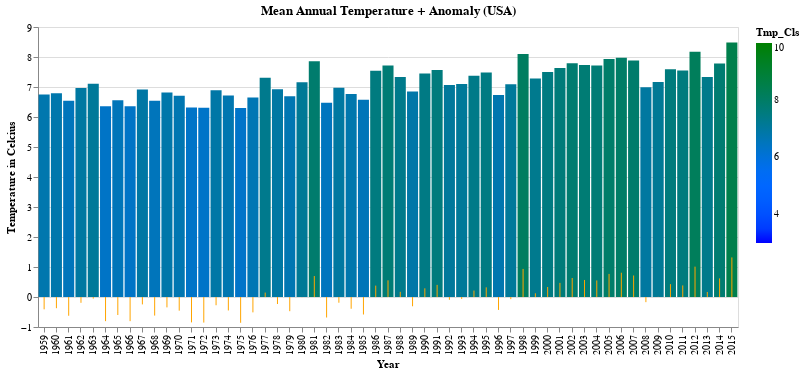

The code cell stored with this chart in its notebook:
### Code cell
# Mean annual Temperature + Anamoly for 57 years
import altair as alt
from vega_datasets import data

domain = [3,10]
range_ = ['blue', 'green']

chart1 = alt.Chart(df_merged_final).mark_bar().encode(
    x=alt.X('Year_Merge:O', title='Year'),
    y=alt.Y('Tmp_Cls:Q', title='Temperature in Celcius'),
    #color='Tmp_Cls:Q'
    color=alt.Color('Tmp_Cls:Q', scale=alt.Scale(domain=domain, range=range_))
   
).properties(
    height=300,
    width=700
)


chart2 = alt.Chart(df_merged_final).encode(
    x=alt.X('Year_Merge:O', title='Year'),
    y=alt.Y('Anamoly_TmpCls:Q', title='Temperature in Celcius'),
    
).properties(
    height=300,
    width=700
)

alt.layer(chart1.mark_bar(),chart2.mark_rule(color='orange'),title='Mean Annual Temperature + Anomaly (USA)')

### Figure 1 — Vega-Lite specification as saved in the notebook (floating-point values rounded to 4 significant figures)
{"config": {"view": {"continuousWidth": 400, "continuousHeight": 300}}, "layer": [{"mark": "bar", "encoding": {"color": {"type": "quantitative", "field": "Tmp_Cls", "scale": {"domain": [3, 10], "range": ["blue", "green"]}}, "x": {"type": "ordinal", "field": "Year_Merge", "title": "Year"}, "y": {"type": "quantitative", "field": "Tmp_Cls", "title": "Temperature in Celcius"}}, "height": 300, "width": 700}, {"mark": {"type": "rule", "color": "orange"}, "encoding": {"x": {"type": "ordinal", "field": "Year_Merge", "title": "Year"}, "y": {"type": "quantitative", "field": "Anamoly_TmpCls", "title": "Temperature in Celcius"}}, "height": 300, "width": 700}], "data": {"name": "data-bec87964546378e46fc76c89abcf4b2d"}, "title": "Mean Annual Temperature + Anomaly (USA)", "$schema": "https://vega.github.io/schema/vega-lite/v4.8.1.json", "datasets": {"data-bec87964546378e46fc76c89abcf4b2d": [{"Year_Merge": 1959, "Rnf_MM": 54.3, "Anamoly_RnfMM": -0.6888, "Tmp_Cls": 6.752, "Anamoly_TmpCls": -0.4105, "CSIRO_ASLinches": 4.358, "Anamoly_CSIRO_ASLinches": -1.939, "MLHawai_CO2ppm": 316.0, "Anamoly_CO2ppm": -35.67}, {"Year_Merge": 1960, "Rnf_MM": 52.34, "Anamoly_RnfMM": -2.641, "Tmp_Cls": 6.788, "Anamoly_TmpCls": -0.3738, "CSIRO_ASLinches": 4.504, "Anamoly_CSIRO_ASLinches": -1.793, "MLHawai_CO2ppm": 316.9, "Anamoly_CO2ppm": -34.73}, {"Year_Merge": 1961, "Rnf_MM": 56.53, "Anamoly_RnfMM": 1.543, "Tmp_Cls": 6.538, "Anamoly_TmpCls": -0.6246, "CSIRO_ASLinches": 4.748, "Anamoly_CSIRO_ASLinches": -1.549, "MLHawai_CO2ppm": 317.6, "Anamoly_CO2ppm": -34.0}, {"Year_Merge": 1962, "Rnf_MM": 51.67, "Anamoly_RnfMM": -3.312, "Tmp_Cls": 6.968, "Anamoly_TmpCls": -0.1939, "CSIRO_ASLinches": 4.543, "Anamoly_CSIRO_ASLinches": -1.754, "MLHawai_CO2ppm": 318.4, "Anamoly_CO2ppm": -33.19}, {"Year_Merge": 1963, "Rnf_MM": 48.88, "Anamoly_RnfMM": -6.1, "Tmp_Cls": 7.108, "Anamoly_TmpCls": -0.05379, "CSIRO_ASLinches": 4.48, "Anamoly_CSIRO_ASLinches": -1.817, "MLHawai_CO2ppm": 319.0, "Anamoly_CO2ppm": -32.65}, {"Year_Merge": 1964, "Rnf_MM": 53.14, "Anamoly_RnfMM": -1.84, "Tmp_Cls": 6.357, "Anamoly_TmpCls": -0.8052, "CSIRO_ASLinches": 4.169, "Anamoly_CSIRO_ASLinches": -2.128, "MLHawai_CO2ppm": 319.6, "Anamoly_CO2ppm": -32.02}, {"Year_Merge": 1965, "Rnf_MM": 54.98, "Anamoly_RnfMM": -0.007966, "Tmp_Cls": 6.562, "Anamoly_TmpCls": -0.6001, "CSIRO_ASLinches": 4.61, "Anamoly_CSIRO_ASLinches": -1.687, "MLHawai_CO2ppm": 320.0, "Anamoly_CO2ppm": -31.6}, {"Year_Merge": 1966, "Rnf_MM": 48.79, "Anamoly_RnfMM": -6.193, "Tmp_Cls": 6.357, "Anamoly_TmpCls": -0.8049, "CSIRO_ASLinches": 4.398, "Anamoly_CSIRO_ASLinches": -1.9, "MLHawai_CO2ppm": 321.4, "Anamoly_CO2ppm": -30.26}, {"Year_Merge": 1967, "Rnf_MM": 54.02, "Anamoly_RnfMM": -0.961, "Tmp_Cls": 6.916, "Anamoly_TmpCls": -0.2466, "CSIRO_ASLinches": 4.453, "Anamoly_CSIRO_ASLinches": -1.844, "MLHawai_CO2ppm": 322.2, "Anamoly_CO2ppm": -29.48}, {"Year_Merge": 1968, "Rnf_MM": 52.78, "Anamoly_RnfMM": -2.208, "Tmp_Cls": 6.543, "Anamoly_TmpCls": -0.6193, "CSIRO_ASLinches": 4.484, "Anamoly_CSIRO_ASLinches": -1.813, "MLHawai_CO2ppm": 323.0, "Anamoly_CO2ppm": -28.6}, {"Year_Merge": 1969, "Rnf_MM": 52.82, "Anamoly_RnfMM": -2.168, "Tmp_Cls": 6.816, "Anamoly_TmpCls": -0.3459, "CSIRO_ASLinches": 4.752, "Anamoly_CSIRO_ASLinches": -1.545, "MLHawai_CO2ppm": 324.6, "Anamoly_CO2ppm": -27.02}, {"Year_Merge": 1970, "Rnf_MM": 52.84, "Anamoly_RnfMM": -2.149, "Tmp_Cls": 6.707, "Anamoly_TmpCls": -0.4553, "CSIRO_ASLinches": 4.677, "Anamoly_CSIRO_ASLinches": -1.62, "MLHawai_CO2ppm": 325.7, "Anamoly_CO2ppm": -25.96}, {"Year_Merge": 1971, "Rnf_MM": 54.01, "Anamoly_RnfMM": -0.9782, "Tmp_Cls": 6.316, "Anamoly_TmpCls": -0.8466, "CSIRO_ASLinches": 4.882, "Anamoly_CSIRO_ASLinches": -1.415, "MLHawai_CO2ppm": 326.3, "Anamoly_CO2ppm": -25.32}, {"Year_Merge": 1972, "Rnf_MM": 55.37, "Anamoly_RnfMM": 0.3863, "Tmp_Cls": 6.309, "Anamoly_TmpCls": -0.8527, "CSIRO_ASLinches": 5.24, "Anamoly_CSIRO_ASLinches": -1.057, "MLHawai_CO2ppm": 327.4, "Anamoly_CO2ppm": -24.19}, {"Year_Merge": 1973, "Rnf_MM": 60.52, "Anamoly_RnfMM": 5.536, "Tmp_Cls": 6.888, "Anamoly_TmpCls": -0.2746, "CSIRO_ASLinches": 5.004, "Anamoly_CSIRO_ASLinches": -1.293, "MLHawai_CO2ppm": 329.7, "Anamoly_CO2ppm": -21.96}, {"Year_Merge": 1974, "Rnf_MM": 53.78, "Anamoly_RnfMM": -1.21, "Tmp_Cls": 6.714, "Anamoly_TmpCls": -0.4485, "CSIRO_ASLinches": 5.472, "Anamoly_CSIRO_ASLinches": -0.8248, "MLHawai_CO2ppm": 330.2, "Anamoly_CO2ppm": -21.46}, {"Year_Merge": 1975, "Rnf_MM": 57.85, "Anamoly_RnfMM": 2.86, "Tmp_Cls": 6.302, "Anamoly_TmpCls": -0.8597, "CSIRO_ASLinches": 5.409, "Anamoly_CSIRO_ASLinches": -0.8878, "MLHawai_CO2ppm": 331.1, "Anamoly_CO2ppm": -20.56}, {"Year_Merge": 1976, "Rnf_MM": 47.51, "Anamoly_RnfMM": -7.474, "Tmp_Cls": 6.65, "Anamoly_TmpCls": -0.512, "CSIRO_ASLinches": 5.37, "Anamoly_CSIRO_ASLinches": -0.9271, "MLHawai_CO2ppm": 332.1, "Anamoly_CO2ppm": -19.59}, {"Year_Merge": 1977, "Rnf_MM": 54.33, "Anamoly_RnfMM": -0.6563, "Tmp_Cls": 7.309, "Anamoly_TmpCls": 0.1469, "CSIRO_ASLinches": 5.303, "Anamoly_CSIRO_ASLinches": -0.9941, "MLHawai_CO2ppm": 333.8, "Anamoly_CO2ppm": -17.86}, {"Year_Merge": 1978, "Rnf_MM": 53.98, "Anamoly_RnfMM": -1.008, "Tmp_Cls": 6.928, "Anamoly_TmpCls": -0.2342, "CSIRO_ASLinches": 5.555, "Anamoly_CSIRO_ASLinches": -0.7421, "MLHawai_CO2ppm": 335.4, "Anamoly_CO2ppm": -16.23}, {"Year_Merge": 1979, "Rnf_MM": 58.36, "Anamoly_RnfMM": 3.37, "Tmp_Cls": 6.689, "Anamoly_TmpCls": -0.4732, "CSIRO_ASLinches": 5.362, "Anamoly_CSIRO_ASLinches": -0.935, "MLHawai_CO2ppm": 336.8, "Anamoly_CO2ppm": -14.86}, {"Year_Merge": 1980, "Rnf_MM": 51.57, "Anamoly_RnfMM": -3.414, "Tmp_Cls": 7.156, "Anamoly_TmpCls": -0.006148, "CSIRO_ASLinches": 5.598, "Anamoly_CSIRO_ASLinches": -0.6988, "MLHawai_CO2ppm": 338.7, "Anamoly_CO2ppm": -12.96}, {"Year_Merge": 1981, "Rnf_MM": 54.8, "Anamoly_RnfMM": -0.1876, "Tmp_Cls": 7.861, "Anamoly_TmpCls": 0.6986, "CSIRO_ASLinches": 6.087, "Anamoly_CSIRO_ASLinches": -0.2106, "MLHawai_CO2ppm": 340.1, "Anamoly_CO2ppm": -11.54}, {"Year_Merge": 1982, "Rnf_MM": 60.98, "Anamoly_RnfMM": 5.991, "Tmp_Cls": 6.478, "Anamoly_TmpCls": -0.6837, "CSIRO_ASLinches": 5.858, "Anamoly_CSIRO_ASLinches": -0.4389, "MLHawai_CO2ppm": 341.4, "Anamoly_CO2ppm": -10.2}, {"Year_Merge": 1983, "Rnf_MM": 60.6, "Anamoly_RnfMM": 5.612, "Tmp_Cls": 6.971, "Anamoly_TmpCls": -0.191, "CSIRO_ASLinches": 6.189, "Anamoly_CSIRO_ASLinches": -0.1082, "MLHawai_CO2ppm": 343.0, "Anamoly_CO2ppm": -8.607}, {"Year_Merge": 1984, "Rnf_MM": 55.44, "Anamoly_RnfMM": 0.4597, "Tmp_Cls": 6.77, "Anamoly_TmpCls": -0.392, "CSIRO_ASLinches": 6.154, "Anamoly_CSIRO_ASLinches": -0.1437, "MLHawai_CO2ppm": 344.6, "Anamoly_CO2ppm": -7.057}, {"Year_Merge": 1985, "Rnf_MM": 55.14, "Anamoly_RnfMM": 0.152, "Tmp_Cls": 6.578, "Anamoly_TmpCls": -0.5837, "CSIRO_ASLinches": 5.748, "Anamoly_CSIRO_ASLinches": -0.5492, "MLHawai_CO2ppm": 346.0, "Anamoly_CO2ppm": -5.597}, {"Year_Merge": 1986, "Rnf_MM": 56.68, "Anamoly_RnfMM": 1.699, "Tmp_Cls": 7.542, "Anamoly_TmpCls": 0.3797, "CSIRO_ASLinches": 5.772, "Anamoly_CSIRO_ASLinches": -0.5256, "MLHawai_CO2ppm": 347.4, "Anamoly_CO2ppm": -4.247}, {"Year_Merge": 1987, "Rnf_MM": 52.63, "Anamoly_RnfMM": -2.354, "Tmp_Cls": 7.718, "Anamoly_TmpCls": 0.556, "CSIRO_ASLinches": 5.795, "Anamoly_CSIRO_ASLinches": -0.5019, "MLHawai_CO2ppm": 349.2, "Anamoly_CO2ppm": -2.477}, {"Year_Merge": 1988, "Rnf_MM": 47.88, "Anamoly_RnfMM": -7.108, "Tmp_Cls": 7.334, "Anamoly_TmpCls": 0.1723, "CSIRO_ASLinches": 5.98, "Anamoly_CSIRO_ASLinches": -0.3169, "MLHawai_CO2ppm": 351.6, "Anamoly_CO2ppm": -0.07719}, {"Year_Merge": 1989, "Rnf_MM": 54.38, "Anamoly_RnfMM": -0.6059, "Tmp_Cls": 6.853, "Anamoly_TmpCls": -0.3093, "CSIRO_ASLinches": 6.157, "Anamoly_CSIRO_ASLinches": -0.1397, "MLHawai_CO2ppm": 353.1, "Anamoly_CO2ppm": 1.433}, {"Year_Merge": 1990, "Rnf_MM": 59.24, "Anamoly_RnfMM": 4.254, "Tmp_Cls": 7.451, "Anamoly_TmpCls": 0.2891, "CSIRO_ASLinches": 6.232, "Anamoly_CSIRO_ASLinches": -0.06493, "MLHawai_CO2ppm": 354.4, "Anamoly_CO2ppm": 2.713}, {"Year_Merge": 1991, "Rnf_MM": 56.85, "Anamoly_RnfMM": 1.863, "Tmp_Cls": 7.566, "Anamoly_TmpCls": 0.4037, "CSIRO_ASLinches": 6.335, "Anamoly_CSIRO_ASLinches": 0.03744, "MLHawai_CO2ppm": 355.6, "Anamoly_CO2ppm": 3.933}, {"Year_Merge": 1992, "Rnf_MM": 56.48, "Anamoly_RnfMM": 1.499, "Tmp_Cls": 7.069, "Anamoly_TmpCls": -0.09295, "CSIRO_ASLinches": 6.358, "Anamoly_CSIRO_ASLinches": 0.06106, "MLHawai_CO2ppm": 356.4, "Anamoly_CO2ppm": 4.743}, {"Year_Merge": 1993, "Rnf_MM": 58.93, "Anamoly_RnfMM": 3.948, "Tmp_Cls": 7.096, "Anamoly_TmpCls": -0.06578, "CSIRO_ASLinches": 6.291, "Anamoly_CSIRO_ASLinches": -0.005871, "MLHawai_CO2ppm": 357.1, "Anamoly_CO2ppm": 5.433}, {"Year_Merge": 1994, "Rnf_MM": 55.55, "Anamoly_RnfMM": 0.5642, "Tmp_Cls": 7.377, "Anamoly_TmpCls": 0.2148, "CSIRO_ASLinches": 6.5, "Anamoly_CSIRO_ASLinches": 0.2028, "MLHawai_CO2ppm": 358.8, "Anamoly_CO2ppm": 7.183}, {"Year_Merge": 1995, "Rnf_MM": 56.57, "Anamoly_RnfMM": 1.586, "Tmp_Cls": 7.484, "Anamoly_TmpCls": 0.3218, "CSIRO_ASLinches": 6.618, "Anamoly_CSIRO_ASLinches": 0.3209, "MLHawai_CO2ppm": 360.8, "Anamoly_CO2ppm": 9.163}, {"Year_Merge": 1996, "Rnf_MM": 58.43, "Anamoly_RnfMM": 3.441, "Tmp_Cls": 6.731, "Anamoly_TmpCls": -0.4315, "CSIRO_ASLinches": 6.787, "Anamoly_CSIRO_ASLinches": 0.4902, "MLHawai_CO2ppm": 362.6, "Anamoly_CO2ppm": 10.95}, {"Year_Merge": 1997, "Rnf_MM": 55.71, "Anamoly_RnfMM": 0.7273, "Tmp_Cls": 7.091, "Anamoly_TmpCls": -0.07145, "CSIRO_ASLinches": 7.067, "Anamoly_CSIRO_ASLinches": 0.7697, "MLHawai_CO2ppm": 363.7, "Anamoly_CO2ppm": 12.07}, {"Year_Merge": 1998, "Rnf_MM": 59.98, "Anamoly_RnfMM": 4.991, "Tmp_Cls": 8.098, "Anamoly_TmpCls": 0.9355, "CSIRO_ASLinches": 6.665, "Anamoly_CSIRO_ASLinches": 0.3681, "MLHawai_CO2ppm": 366.6, "Anamoly_CO2ppm": 15.01}, {"Year_Merge": 1999, "Rnf_MM": 51.96, "Anamoly_RnfMM": -3.029, "Tmp_Cls": 7.287, "Anamoly_TmpCls": 0.1244, "CSIRO_ASLinches": 7.012, "Anamoly_CSIRO_ASLinches": 0.7146, "MLHawai_CO2ppm": 368.3, "Anamoly_CO2ppm": 16.69}, {"Year_Merge": 2000, "Rnf_MM": 52.33, "Anamoly_RnfMM": -2.657, "Tmp_Cls": 7.496, "Anamoly_TmpCls": 0.3342, "CSIRO_ASLinches": 7.063, "Anamoly_CSIRO_ASLinches": 0.7658, "MLHawai_CO2ppm": 369.5, "Anamoly_CO2ppm": 17.88}, {"Year_Merge": 2001, "Rnf_MM": 52.54, "Anamoly_RnfMM": -2.448, "Tmp_Cls": 7.633, "Anamoly_TmpCls": 0.4711, "CSIRO_ASLinches": 7.287, "Anamoly_CSIRO_ASLinches": 0.9902, "MLHawai_CO2ppm": 371.1, "Anamoly_CO2ppm": 19.49}, {"Year_Merge": 2002, "Rnf_MM": 52.22, "Anamoly_RnfMM": -2.761, "Tmp_Cls": 7.795, "Anamoly_TmpCls": 0.6328, "CSIRO_ASLinches": 7.382, "Anamoly_CSIRO_ASLinches": 1.085, "MLHawai_CO2ppm": 373.2, "Anamoly_CO2ppm": 21.58}, {"Year_Merge": 2003, "Rnf_MM": 54.82, "Anamoly_RnfMM": -0.1645, "Tmp_Cls": 7.73, "Anamoly_TmpCls": 0.5677, "CSIRO_ASLinches": 7.76, "Anamoly_CSIRO_ASLinches": 1.463, "MLHawai_CO2ppm": 375.8, "Anamoly_CO2ppm": 24.13}, {"Year_Merge": 2004, "Rnf_MM": 58.26, "Anamoly_RnfMM": 3.275, "Tmp_Cls": 7.714, "Anamoly_TmpCls": 0.5514, "CSIRO_ASLinches": 7.74, "Anamoly_CSIRO_ASLinches": 1.443, "MLHawai_CO2ppm": 377.5, "Anamoly_CO2ppm": 25.85}, {"Year_Merge": 2005, "Rnf_MM": 54.75, "Anamoly_RnfMM": -0.2321, "Tmp_Cls": 7.931, "Anamoly_TmpCls": 0.7689, "CSIRO_ASLinches": 7.744, "Anamoly_CSIRO_ASLinches": 1.447, "MLHawai_CO2ppm": 379.8, "Anamoly_CO2ppm": 28.16}, {"Year_Merge": 2006, "Rnf_MM": 53.84, "Anamoly_RnfMM": -1.14, "Tmp_Cls": 7.972, "Anamoly_TmpCls": 0.8096, "CSIRO_ASLinches": 7.917, "Anamoly_CSIRO_ASLinches": 1.62, "MLHawai_CO2ppm": 381.9, "Anamoly_CO2ppm": 30.26}, {"Year_Merge": 2007, "Rnf_MM": 51.98, "Anamoly_RnfMM": -3.001, "Tmp_Cls": 7.879, "Anamoly_TmpCls": 0.7173, "CSIRO_ASLinches": 7.996, "Anamoly_CSIRO_ASLinches": 1.699, "MLHawai_CO2ppm": 383.8, "Anamoly_CO2ppm": 32.12}, {"Year_Merge": 2008, "Rnf_MM": 55.85, "Anamoly_RnfMM": 0.8619, "Tmp_Cls": 6.99, "Anamoly_TmpCls": -0.1719, "CSIRO_ASLinches": 8.35, "Anamoly_CSIRO_ASLinches": 2.053, "MLHawai_CO2ppm": 385.6, "Anamoly_CO2ppm": 33.95}, {"Year_Merge": 2009, "Rnf_MM": 56.33, "Anamoly_RnfMM": 1.343, "Tmp_Cls": 7.167, "Anamoly_TmpCls": 0.005276, "CSIRO_ASLinches": 8.587, "Anamoly_CSIRO_ASLinches": 2.289, "MLHawai_CO2ppm": 387.4, "Anamoly_CO2ppm": 35.73}, {"Year_Merge": 2010, "Rnf_MM": 55.44, "Anamoly_RnfMM": 0.4514, "Tmp_Cls": 7.591, "Anamoly_TmpCls": 0.4292, "CSIRO_ASLinches": 8.902, "Anamoly_CSIRO_ASLinches": 2.604, "MLHawai_CO2ppm": 389.9, "Anamoly_CO2ppm": 38.21}, {"Year_Merge": 2011, "Rnf_MM": 56.06, "Anamoly_RnfMM": 1.079, "Tmp_Cls": 7.548, "Anamoly_TmpCls": 0.386, "CSIRO_ASLinches": 8.965, "Anamoly_CSIRO_ASLinches": 2.667, "MLHawai_CO2ppm": 391.6, "Anamoly_CO2ppm": 39.99}, {"Year_Merge": 2012, "Rnf_MM": 52.16, "Anamoly_RnfMM": -2.829, "Tmp_Cls": 8.174, "Anamoly_TmpCls": 1.012, "CSIRO_ASLinches": 9.327, "Anamoly_CSIRO_ASLinches": 3.03, "MLHawai_CO2ppm": 393.8, "Anamoly_CO2ppm": 42.18}, {"Year_Merge": 2013, "Rnf_MM": 58.49, "Anamoly_RnfMM": 3.506, "Tmp_Cls": 7.329, "Anamoly_TmpCls": 0.1673, "CSIRO_ASLinches": 8.98, "Anamoly_CSIRO_ASLinches": 2.683, "MLHawai_CO2ppm": 396.5, "Anamoly_CO2ppm": 44.84}, {"Year_Merge": 2014, "Rnf_MM": 57.03, "Anamoly_RnfMM": 2.047, "Tmp_Cls": 7.782, "Anamoly_TmpCls": 0.6203, "CSIRO_ASLinches": 8.98, "Anamoly_CSIRO_ASLinches": 2.683, "MLHawai_CO2ppm": 398.6, "Anamoly_CO2ppm": 46.97}, {"Year_Merge": 2015, "Rnf_MM": 63.47, "Anamoly_RnfMM": 8.481, "Tmp_Cls": 8.481, "Anamoly_TmpCls": 1.319, "CSIRO_ASLinches": 8.98, "Anamoly_CSIRO_ASLinches": 2.683, "MLHawai_CO2ppm": 400.8, "Anamoly_CO2ppm": 49.19}]}}
